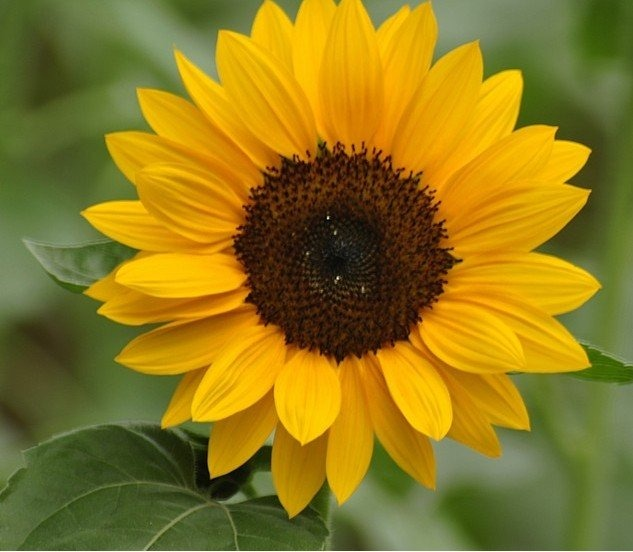
#> input picture Imagens/Girassol.png, 633 x 552 px, found by its file name
$ python 'Decompondo Imagem em Canais - Padrões de Cinza - Versão 1.2.0.py'
#> lines starting #> are read from the running program, lines starting #| are printed output that depends on the picture
#
########################################################################
# Importação das Bibliotecas Necessárias
########################################################################
#
import cv2 as cv
import matplotlib.pyplot as plt
import os

#
########################################################################
# Definições Gerais
########################################################################
#
BaseDir = "OpenCV/"
NomeJanela = "Imagem Base"
NomeImagem  = "Girassol.png"
CaminhoBase = "/home/asoares/" + BaseDir
CaminhoImagem = CaminhoBase + "Imagens/"

#
########################################################################
# Lendo a Imagem
########################################################################
#
ImagemColorida = cv.imread ( CaminhoImagem + NomeImagem, cv.IMREAD_COLOR)
#> ImagemColorida is the input picture: shape (552, 633, 3); mean B, G, R 29.1, 119.6, 140.8

#
########################################################################
# Checando se a Imagem Foi Lida com Sucesso
########################################################################
#
if ImagemColorida is None:
    os.system ("clear")
    print( "Não Foi Localizada a Imagem : ", NomeImagem)
    exit ()

#
########################################################################
# Reduzindo a Imagem
########################################################################
#
ImagemColorida = cv.resize ( ImagemColorida, (0,0), fx=0.5, fy=0.5, interpolation = cv.INTER_AREA)
#> ImagemColorida: shape (276, 316, 3)

#
########################################################################
# Decompondo a Imagem nos Diferentes Canais
########################################################################
#
Azul, Verde, Vermelho = cv.split(ImagemColorida)
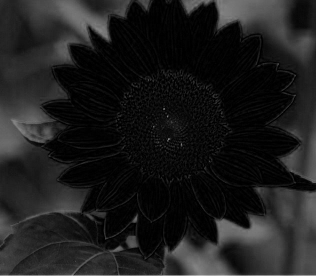
#> Azul: shape (276, 316); min 0, max 183, mean 29.1
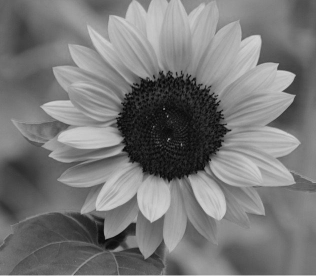
#> Verde: shape (276, 316); min 4, max 211, mean 119.8
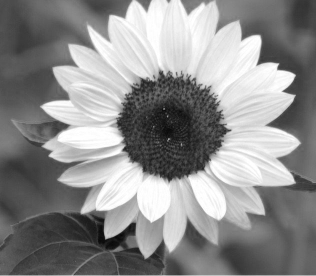
#> Vermelho: shape (276, 316); min 7, max 255, mean 141

#
########################################################################
# Salvando os Canais em Arquivos Diferentes
########################################################################
#
cv.imwrite( CaminhoImagem+"GirassolAzul.png", Azul)
cv.imwrite( CaminhoImagem+"GirassolVerde.png", Verde)
cv.imwrite( CaminhoImagem+"GirassolVermelho.png", Vermelho)

#
########################################################################
# Convertendo para Matplotlib
########################################################################
#
ImagemColorida = cv.cvtColor(ImagemColorida, cv.COLOR_BGR2RGB)
imgAzul = cv.cvtColor(Azul, cv.COLOR_BGR2RGB)
imgVerde = cv.cvtColor(Verde, cv.COLOR_BGR2RGB)
imgVermelho = cv.cvtColor(Vermelho, cv.COLOR_BGR2RGB)

#
########################################################################
# Apresentação dos Resultados
########################################################################
#
Grafico = plt.figure(figsize=(15,8))

Grafico.add_subplot(1,4,1)
plt.imshow(ImagemColorida )
plt.title("Original")

Grafico.add_subplot(1,4,2)
plt.imshow(imgAzul )
plt.title("Canal Azul")

Grafico.add_subplot(1,4,3)
plt.imshow(imgVerde )
plt.title("Canal Verde")

Grafico.add_subplot(1,4,4)
plt.imshow(imgVermelho )
plt.title("Canal Vermelho")

plt.subplots_adjust ( left   = 0.1,
                      bottom = 0.1,
                      right  = 0.9,
                      top    = 0.9,
                      wspace = 0.1,
                      hspace = 0.1 )

plt.show ()
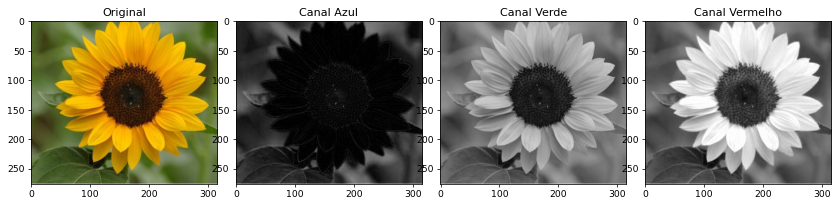
#> figure drawn by matplotlib, 4 panels

########################################################################
# FIM DO PROGRAMA
########################################################################
